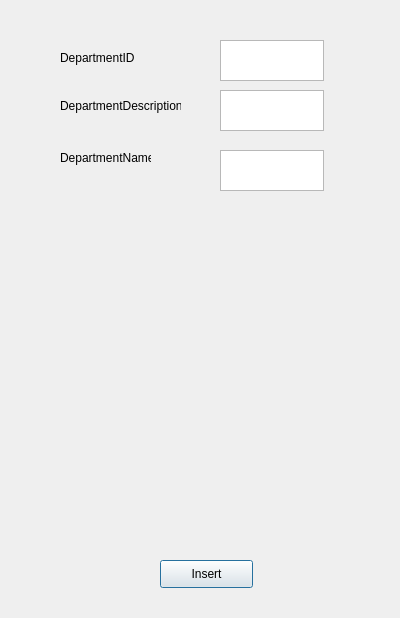
<?xml version="1.0" encoding="UTF-8"?>
<ui version="4.0">
 <class>DialogDeparmentInsert</class>
 <widget class="QDialog" name="DialogDeparmentInsert">
  <property name="geometry">
   <rect>
    <x>0</x>
    <y>0</y>
    <width>400</width>
    <height>618</height>
   </rect>
  </property>
  <property name="windowTitle">
   <string>Dialog</string>
  </property>
  <widget class="QPushButton" name="pushButton">
   <property name="geometry">
    <rect>
     <x>160</x>
     <y>560</y>
     <width>93</width>
     <height>28</height>
    </rect>
   </property>
   <property name="text">
    <string>Insert</string>
   </property>
  </widget>
  <widget class="QLabel" name="label">
   <property name="geometry">
    <rect>
     <x>60</x>
     <y>50</y>
     <width>111</width>
     <height>16</height>
    </rect>
   </property>
   <property name="text">
    <string>DepartmentID</string>
   </property>
  </widget>
  <widget class="QTextEdit" name="textEdit">
   <property name="geometry">
    <rect>
     <x>220</x>
     <y>40</y>
     <width>104</width>
     <height>41</height>
    </rect>
   </property>
  </widget>
  <widget class="QTextEdit" name="textEdit_2">
   <property name="geometry">
    <rect>
     <x>220</x>
     <y>90</y>
     <width>104</width>
     <height>41</height>
    </rect>
   </property>
  </widget>
  <widget class="QTextEdit" name="textEdit_3">
   <property name="geometry">
    <rect>
     <x>220</x>
     <y>150</y>
     <width>104</width>
     <height>41</height>
    </rect>
   </property>
   <property name="html">
    <string>&lt;!DOCTYPE HTML PUBLIC &quot;-//W3C//DTD HTML 4.0//EN&quot; &quot;http://www.w3.org/TR/REC-html40/strict.dtd&quot;&gt;
&lt;html&gt;&lt;head&gt;&lt;meta name=&quot;qrichtext&quot; content=&quot;1&quot; /&gt;&lt;style type=&quot;text/css&quot;&gt;
p, li { white-space: pre-wrap; }
&lt;/style&gt;&lt;/head&gt;&lt;body style=&quot; font-family:'MS Shell Dlg 2'; font-size:6.6pt; font-weight:400; font-style:normal;&quot;&gt;
&lt;p style=&quot;-qt-paragraph-type:empty; margin-top:0px; margin-bottom:0px; margin-left:0px; margin-right:0px; -qt-block-indent:0; text-indent:0px;&quot;&gt;&lt;br /&gt;&lt;/p&gt;&lt;/body&gt;&lt;/html&gt;</string>
   </property>
  </widget>
  <widget class="QLabel" name="label_2">
   <property name="geometry">
    <rect>
     <x>60</x>
     <y>90</y>
     <width>121</width>
     <height>31</height>
    </rect>
   </property>
   <property name="text">
    <string>DepartmentDescription</string>
   </property>
  </widget>
  <widget class="QLabel" name="label_3">
   <property name="geometry">
    <rect>
     <x>60</x>
     <y>150</y>
     <width>91</width>
     <height>16</height>
    </rect>
   </property>
   <property name="text">
    <string>DepartmentName</string>
   </property>
  </widget>
 </widget>
 <resources/>
 <connections/>
</ui>
